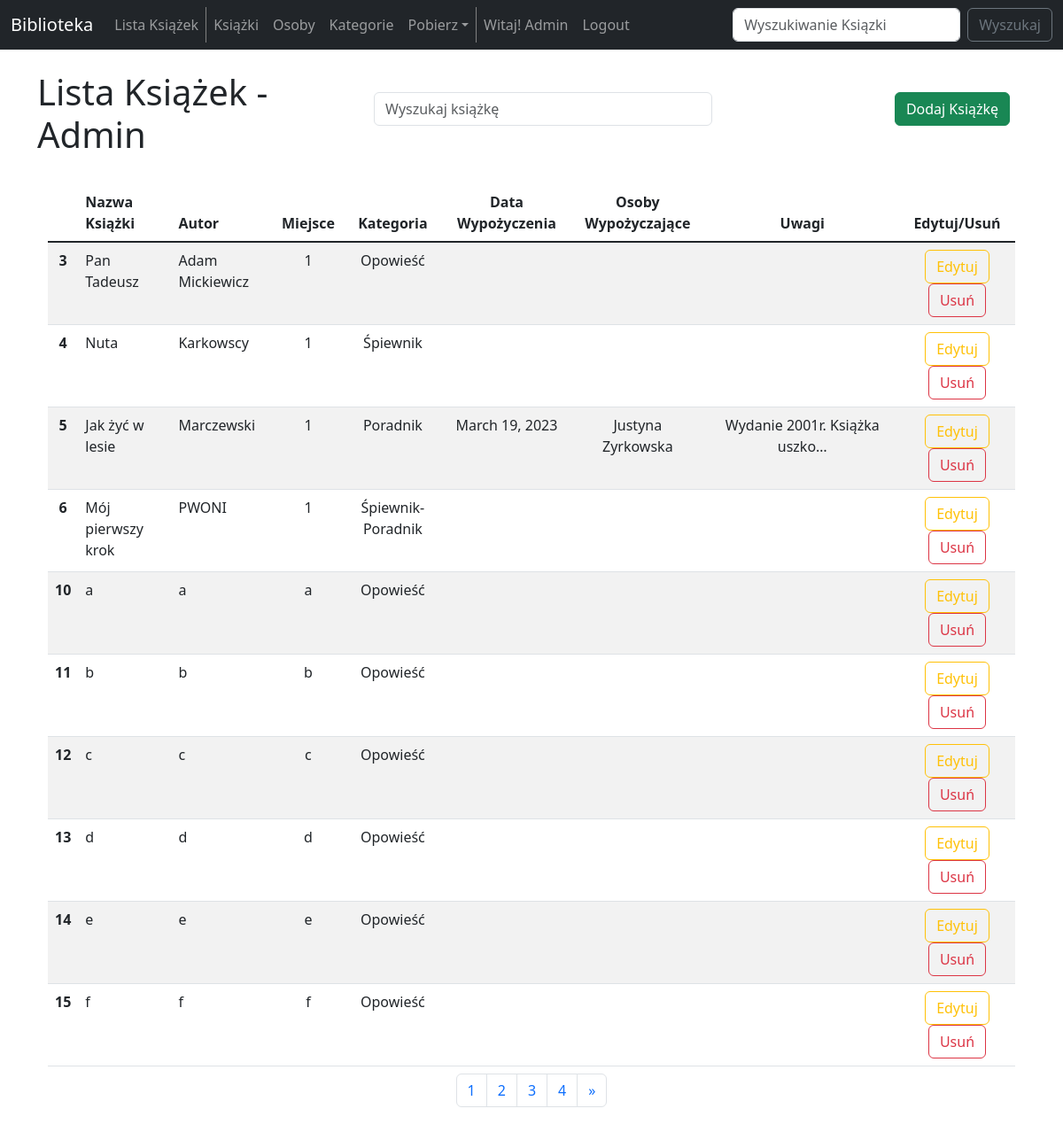
The page /admin_book_list/ (signed in) on the database its author committed.
### biblioteka_app/models.py (models this page shows, shortened)
class ListBook(models.Model):
    title = models.CharField(max_length=200)
    author = models.CharField(max_length=100)
    location = models.CharField(max_length=50)
    category = models.ManyToManyField(ListBookCategory)
    borrow_date = models.DateField(null=True, blank=True)
    borrower = models.ForeignKey(ListPeople, on_delete=models.SET_NULL, max_length=100, null=True, blank=True)
    notes = models.TextField(null=True, blank=True)

class ListBookCategory(models.Model):
    name = models.CharField(max_length=100)
    def __str__(self):
        return self.name

class ListPeople(models.Model):
    first_name = models.CharField(max_length=100)
    last_name = models.CharField(max_length=200)
    note = models.CharField(max_length=200, null=True, blank=True)
    contact = models.CharField(max_length=200)
    def __str__(self):
        return self.first_name + ' ' + self.last_name

### biblioteka_app/views.py (the view)
# urls.py: path('admin_book_list/', views.admin_book_list, name='admin-books-list'),
def admin_book_list(request):
    admin_books = ListBook.objects.all()
    p = Paginator(admin_books, 10)
    page = request.GET.get('page')
    list_book = p.get_page(page)
    nums = "a" * list_book.paginator.num_pages
    if request.method == "POST":
        form = ListBookForm(request.POST)
        if form.is_valid():
            form.save()
            messages.success(request, ("Książka została dodana do spisu"))
            return redirect('admin-books-list')
    else:
        form = ListBookForm
    return render(request, 'admin_books_list.html',
                {
                    'books': admin_books,
                    'form': form,
                    'list_book': list_book,
                    'nums': nums,
                })

### biblioteka_app/templates/admin_books_list.html (shortened to what this page needs)
{% extends 'base.html' %}
{% block content %}
    {% if user.is_authenticated %}
        <div class="row">
            <div class="col-4">
                <h1>
                    Lista Książek - Admin
                </h1>
            </div>
            <div class="col-6">
                <br/>
                <form class="d-flex" method=POST action="{% url 'search-book-admin' %}" role="search">
                    <input class="form-control me-2" type="search" placeholder="Wyszukaj książkę" aria-label="Search" name="searched" style="width: 70%;">
                </form>
            </div>
            <div class="col-2 text-center">
                <br/>
                <button type="button" class="btn btn-success" data-bs-toggle="modal" data-bs-target="#bookAdd">
                    Dodaj Książkę
                </button>
            </div>
        </div>
        <br/>
        <div class="container text-center">
            <div class="row">
                <div class="col-12">
                    {% if books %}
                        <table class="table table-striped">
                            <thead>
                                <th scope="col"></th>
                                <th scope="col" class="text-start">Nazwa Książki</th>
                                <th scope="col" class="text-start">Autor</th>
                                <th scope="col">Miejsce</th>
                                <th scope="col">Kategoria</th>
                                <th scope="col">Data Wypożyczenia</th>
                                <th scope="col">Osoby Wypożyczające</th>
                                <th scope="col" width="20%">Uwagi</th>
                                <th scope="col" class="text-center" width="12%">Edytuj/Usuń</th>
                            </thead>
                            <tbody class="table-group-divider">
                                {% for book in list_book %}
                                    <tr>
                                        <th scope="row">{{ book.id }}</th>
                                        <td class="text-start">{{ book.title }}</td>
                                        <td class="text-start">{{ book.author }}</td>
                                        <td>{{ book.location }}</td>
                                        <td>{{ book.category.all|join:'-' }}</td>
                                        <td>
                                            {% if book.borrow_date %}
                                                {{ book.borrow_date }}
                                            {% endif %}
                                        </td>
                                        <td>
                                            {% if book.borrower %}
                                                {{ book.borrower}}
                                            {% endif %}
                                        </td>
                                        <td>{{ book.notes|truncatechars:30 }}</td>
                                        <td class="text-center">
                                            <a href="{% url 'update-book' book.id %}" class="btn btn-outline-warning" type="button">Edytuj</a>
                                            <button type="button" class="btn btn-outline-danger" data-bs-toggle="modal" data-bs-target="#bookDelete_{{book.id}}">
                                                Usuń
                                            </button>
                                        </td>
                                    </tr>
                                {% endfor %}
                            </tbody>
                            <caption>
                                <nav aria-label="Page navigation example">
                                    <ul class="pagination justify-content-center">
                                        {% for i in nums %}
                                            <li class="page-item">
                                                <a class="page-link" href="?page={{ forloop.counter }}">{{ forloop.counter }}</a>
                                            </li>
                                        {% endfor %}
                                        {% if list_book.has_next %}
                                            <li class="page-item">
                                                <a class="page-link" href="?page={{ list_book.paginator.num_pages }}">&raquo</a>
                                            </li>
                                        {% endif %}
                                    </ul>
                                </nav>
                            </caption>
                        </table>
                    {% else %}
                        <p> Brak książek na liście. </p>
                    {% endif %}
                </div>
            </div>
        </div>
    {% else %}
        <h3>
            Wybacz, ale musisz być zalogowany/a, aby wejść na tą stronę.
        </h3>
        <a href="{% url 'login' %}">Zaloguj się</a>
    {% endif %}
{% endblock  %}

### biblioteka_app/templates/navbar.html (shortened to what this page needs)
<nav class="navbar navbar-expand-lg navbar-dark bg-dark">
    <div class="container-fluid">
        <a class="navbar-brand" href="{% url 'home' %}">Biblioteka</a>
        <div class="collapse navbar-collapse" id="navbarSupportedContent">
            <ul class="navbar-nav me-auto mb-2 mb-lg-0">
            <li class="nav-item">
                <a class="nav-link" href="{% url 'book-list' %}">Lista Książek</a>
            </li>
            {% if user.is_authenticated %}
            <li class="nav-item">
                <a class="nav-link" href="{% url 'admin-books-list' %}">Książki</a>
            </li>
            <li class="nav-item">
                <a class="nav-link" href="{% url 'peoples-list' %}">Osoby</a>
            </li>
            <li class="nav-item">
                <a class="nav-link" href="{% url 'categories-list' %}">Kategorie</a>
            </li>
            <li class="nav-item dropdown">
                <a class="nav-link dropdown-toggle" role="button" data-bs-toggle="dropdown">Pobierz</a>
            </li>
            <li class="nav-item">
                <a class="nav-link" href="{% url 'user-web' %}">Witaj! {{ user.username|capfirst }}</a>
            </li>
            <li class="nav-item">
                <a class="nav-link" href="{% url 'logout' %}">Logout</a>
            </li>
            {% else %}
            <li class="nav-item">
                <a class="nav-link" href="{% url 'login' %}">Login</a>
            </li>
            {% endif %}
            </ul>
            <form class="d-flex" method=POST action="{% url 'search-main' %}" role="search">
                <input class="form-control me-2" type="search" placeholder="Wyszukiwanie Ksiązki" aria-label="Search" name="searched">
                <button class="btn btn-outline-secondary" type="submit">Wyszukaj</button>
            </form>
        </div>
    </div>
</nav>

### rows shown on the page
ListBook: id "3", title "Pan Tadeusz", author "Adam Mickiewicz", location "1", category.all "Opowieść"
ListBook: id "4", title "Nuta", author "Karkowscy", location "1", category.all "Śpiewnik"
ListBook: id "5", title "Jak żyć w lesie", author "Marczewski", location "1", category.all "Poradnik", borrow_date "March 19, 2023", borrower "Justyna Zyrkowska", notes "Wydanie 2001r. Książka uszko…"
ListBook: id "6", title "Mój pierwszy krok", author "PWONI", location "1", category.all "Śpiewnik-Poradnik"
ListBook: id "10", title "a", author "a", location "a", category.all "Opowieść"
ListBook: id "11", title "b", author "b", location "b", category.all "Opowieść"
ListBook: id "12", title "c", author "c", location "c", category.all "Opowieść"
ListBook: id "13", title "d", author "d", location "d", category.all "Opowieść"
ListBook: id "14", title "e", author "e", location "e", category.all "Opowieść"
ListBook: id "15", title "f", author "f", location "f", category.all "Opowieść"

### other values the page prints
{{ user.username|capfirst }} "Admin"
